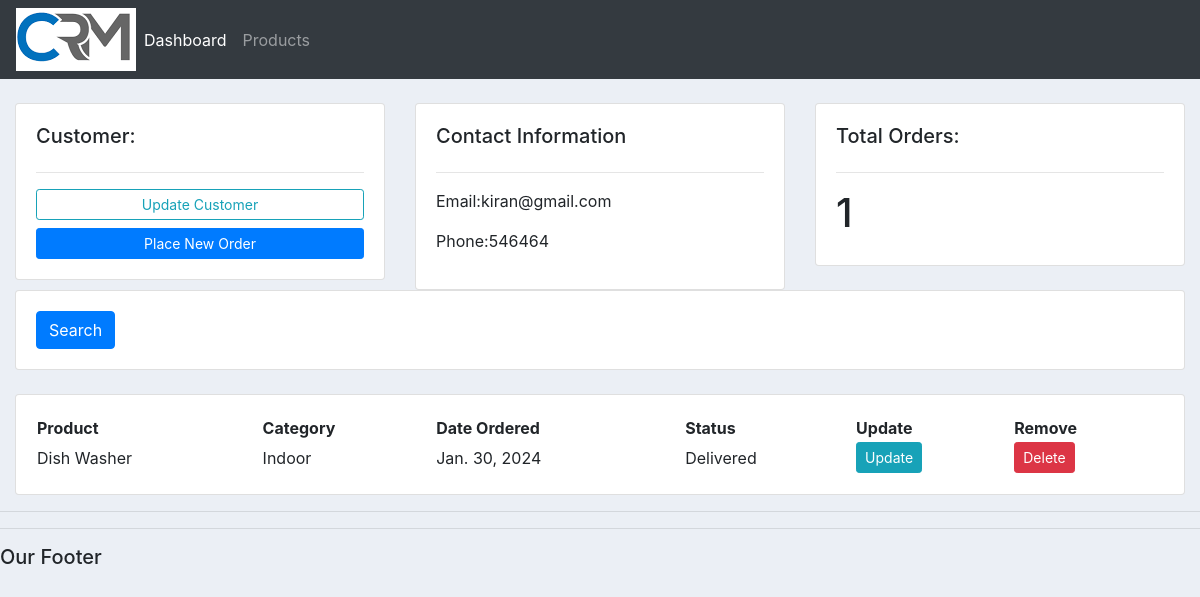
Page /customers/2/ on the committed database.
### New_app1/models.py (models this page shows, shortened)
class Customer(models.Model):
    name=models.CharField(max_length=200, null=True)
    phone=models.CharField(max_length=200, null=True)
    email = models.CharField(max_length=200, null=True)
    date_created = models.DateField(auto_now_add=True, null=True)

class Orders(models.Model):
    STATUS= (
        ('Pending', 'Pending'),
        ('Out for Delivery', 'Out for Delivery'),
        ('Delivered', 'Delivered')
    )
    customer=models.ForeignKey(Customer, null=True, on_delete=models.SET_NULL)
    products=models.ForeignKey(Products, null=True, on_delete=models.SET_NULL)
    status = models.CharField(max_length=200, null=True, choices=STATUS)
    date_created = models.DateField(auto_now_add=True, null=True)

class Products(models.Model):
    CATEGORY=(
        ('Indoor', 'Indoor'),
        ('Outdoor', 'Outdoor')
    )
    name = models.CharField(max_length=200, null=True)
    price=models.FloatField(null=True)
    category = models.CharField(max_length=200, null=True, choices=CATEGORY)
    description = models.CharField(max_length=200, null=True, blank=True)
    date_created = models.DateField(auto_now_add=True, null=True)
    tags = models.ManyToManyField(Tag)
    def __str__(self):
        return self.name

### New_app1/views.py (the view)
# urls.py: path('customers/<str:pk>/', views.customers, name="customers"),
def customers(request, pk):
    customer=Customer.objects.get(id=pk)
    orders=customer.orders_set.all()
    count=orders.count()
    context={'customer':customer, 'orders':orders, 'count':count}
    return render(request, 'customers.html', context)

### Templates/customers.html
{% extends  'Main.html' %}
{% block content %}
<br>
<div class="row">
   <div class="col-md">
      <div class="card card-body">
         <h5>Customer:</h5>
         <hr>
         <a class="btn btn-outline-info btn-sm btn-block", href=" ">Update Customer</a>
         <a class="btn btn-primary btn-sm btn-block" href="{% url 'create_order' customer.id%}">Place New Order</a>
      </div>
   </div>
   <div class="col-md">
      <div class="card card-body">
         <h5>Contact Information</h5>
         <hr>
         <p>Email:{{customer.email}}</p>
         <p>Phone:{{customer.phone}}</p>
      </div>
   </div>
   <div class="col-md">
      <div class="card card-body">
         <h5>Total Orders:</h5>
         <hr>
         <h1 style="text-align: center:padding:10px">{{count}}</h1>
      </div>
   </div>
</div>
<div class="row">
   <div class="col-md">
      <div class="card card-body">
         <form method="get">
            <button class="btn btn-primary" type="submit">Search</button>
         </form>
      </div>
   </div>
</div>
<br>
<div class="row">
   <div class="col-md">
      <div class="card card-body">
      <table class="tabel tabel-sm">
         <tr>
            <th>Product</th>
            <th>Category</th>
            <th>Date Ordered</th>
            <th>Status</th>
            <th>Update</th>
            <th>Remove</th>
         </tr>
         {% for i in orders %}
         <tr>
            <td>{{i.products}}</td>
            <td>{{i.products.category}}</td>
            <td>{{i.date_created}}</td>
            <td>{{i.status}}</td>
             <td><a class="btn btn-sm btn-info" href="{% url 'update_order' i.id %}">Update</a> </td>
             <td><a class="btn btn-sm btn-danger" href="{% url 'delete_order' i.id %}">Delete</a> </td>
         </tr>
         {% endfor %}
      </table>
      </div>
   </div>
</div>
   {% endblock content %}

### static/css/main.css (style rules this page uses)
body { background-color:#ebeff5; }

### rows in the picture
Customer: email "kiran@gmail.com", phone "546464"
Orders: products "Dish Washer", products.category "Indoor", date_created "Jan. 30, 2024", status "Delivered"

### other values in the picture
{{ count }} "1"
